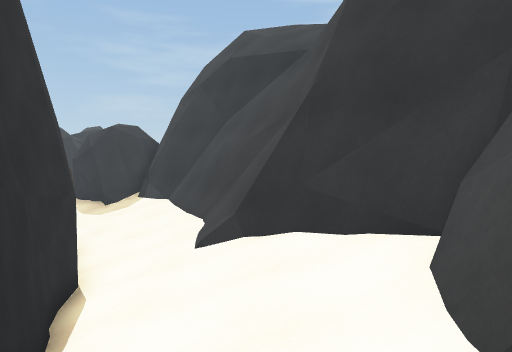
view 1 (above)

12 first-person views from a walk through a Unity game level. The camera is 1.5 m above the floor, tilts 4° down and sees 70° across. The floor is counted in squares, 1 m on a side. Each view is taken from the middle of a square. On the plan, view 1 faces up. The plan holds only what a view shows up to about 16 squares ahead; the rest is blank. The place goes on beyond the plan. The player is left out.

view 2
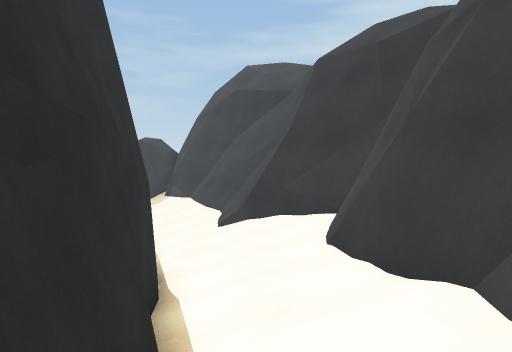

view 3
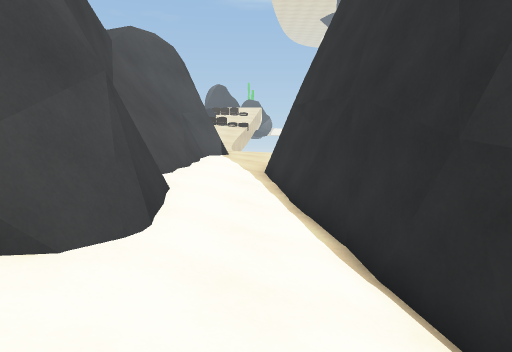

view 4
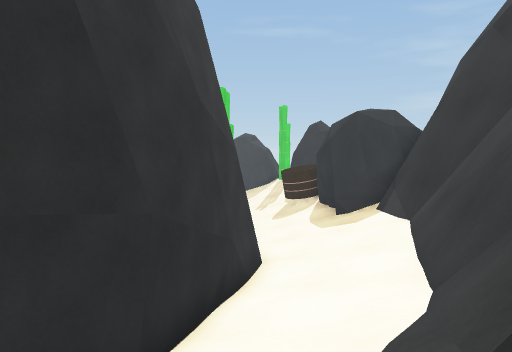

view 5
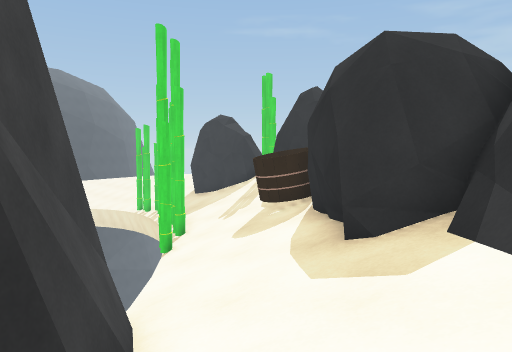

view 6
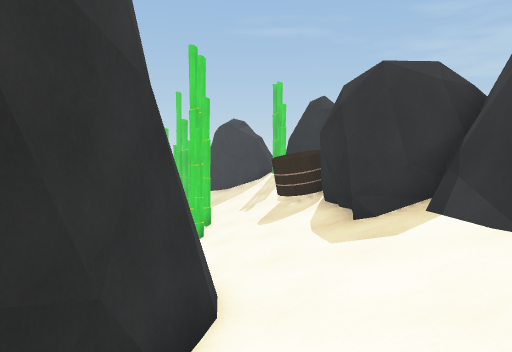

view 7
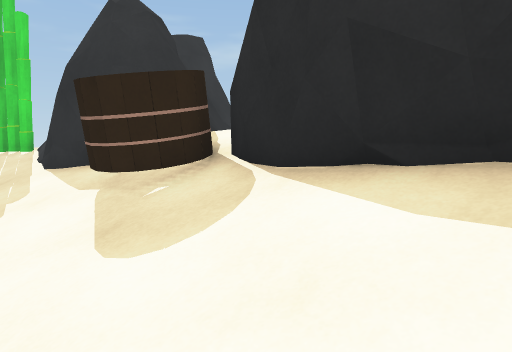

view 8
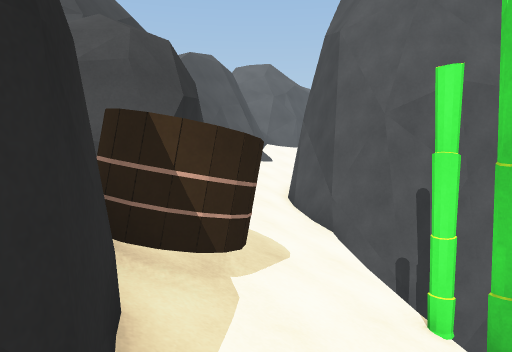

view 9
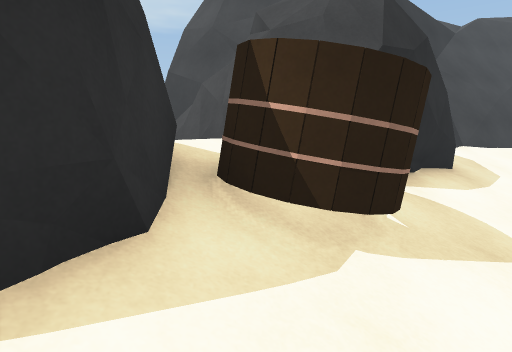

view 10
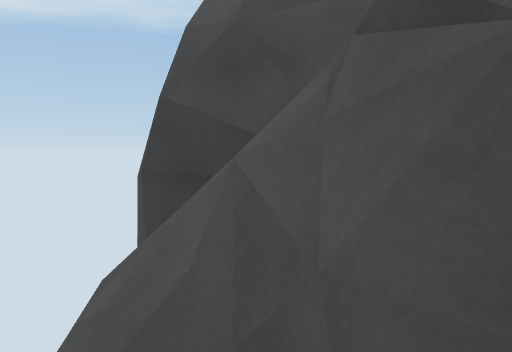

view 11
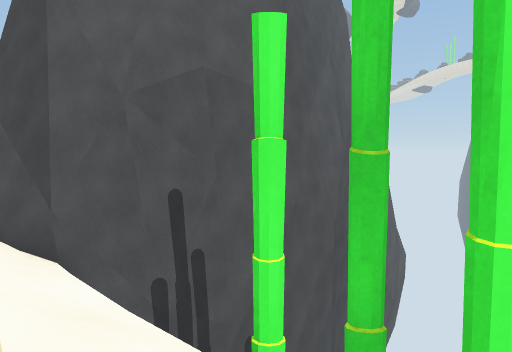

view 12
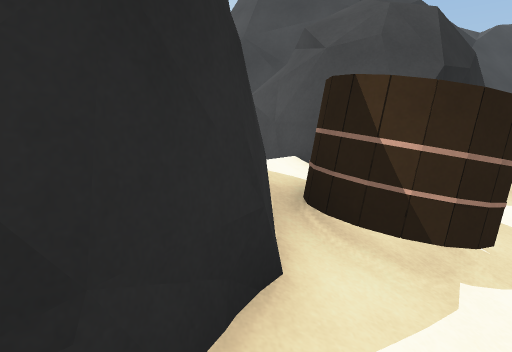

### Floor plan
Key: @ floor where view 1 was taken; # wall or solid block; . main floor; : floor 0.25 m higher than the main floor; - floor 0.25 m lower than the main floor; + floor 0.5 m higher than the main floor; _ floor 0.5 m lower than the main floor; * floor 0.75 m higher than the main floor; < floor 1 m lower than the main floor; ( floor 1.25 m lower than the main floor; / step, stairs or slope; = window, fence, low wall or low ledge; ^ raised ledge; v drop or lower ground; O other object.
Columns run from 16 left of view 1 to 3 right of it. Each row starts with its distance up from view 1.
 24 /## ##  ^^= ##
 23 //###/v######
 22 ////OO###
 21 ///OOO##
 20 #/////##   #
 19 ##/////#####
 18  ##/////####
 17     ///////##
 16      ///////##
 15      v///////##
 14     #####////##
 13     #  ###////##
 12          ##///##
 11           #///=##
 10           ##///##
  9            #///=#
  8            ##//###
  7             #////##
  6             #(<_//##
  5             ##<//.##
  4              #/_-.##
  3              ##//.##
  2               #_//#
  1               #/.:#
  0               #/@:##
 -1               ##//=#
 -2               ##:+=#
 -3                #/+=#
 -4                #//=#
 -5                #+*=#

Where each view was taken, in squares from view 1:
view 1: 0 up, 0 right, facing up
view 2: 5 down, 0 right, facing up
view 3: 7 up, 0 right, facing down
view 4: 6 up, 0 right, facing up-left
view 5: 12 up, 4 left, facing up-left
view 6: 10 up, 3 left, facing up-left
view 7: 15 up, 10 left, facing up
view 8: 24 up, 16 left, facing down-right
view 9: 22 up, 16 left, facing right
view 10: 23 up, 11 left, facing right
view 11: 22 up, 14 left, facing down
view 12: 23 up, 16 left, facing right
